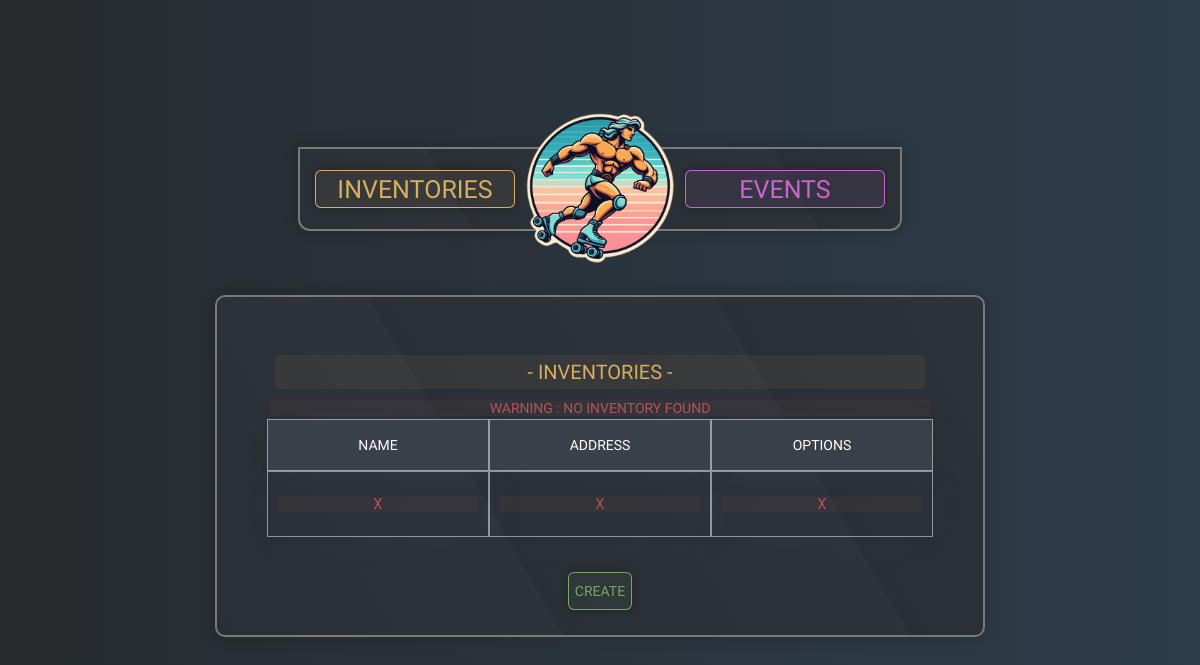
The app's page /Inventories/, older data.
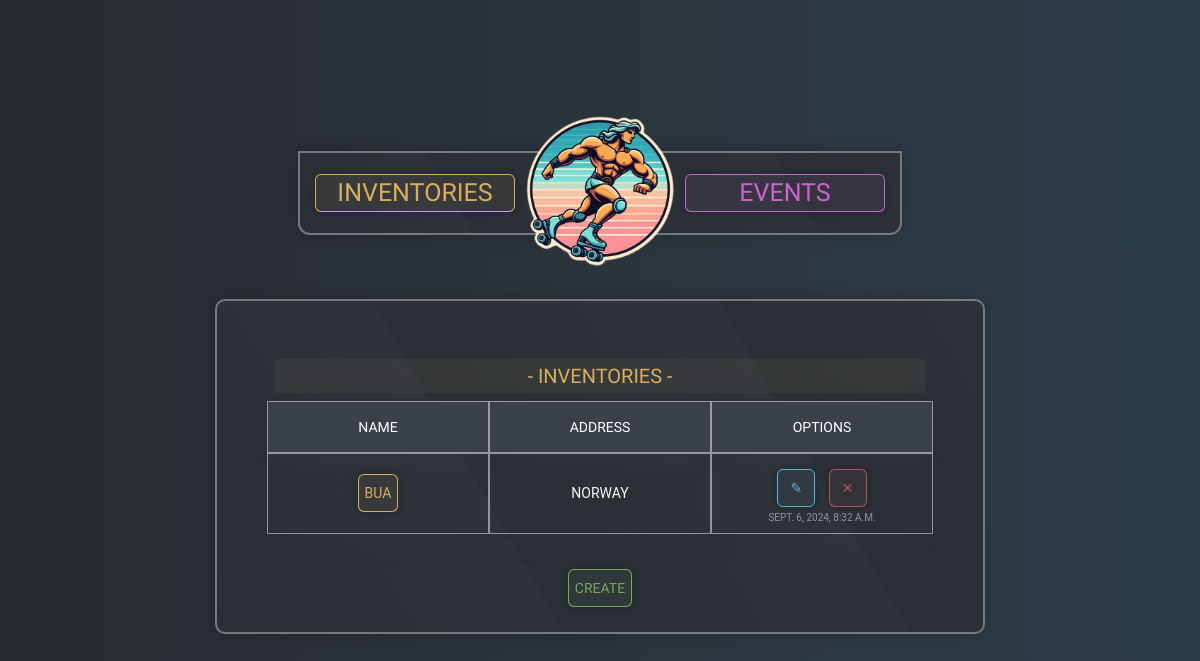
The same page, newer data.
### Inventory/models.py (models this page shows, shortened)
class Inventory(models.Model):
    name = models.CharField(max_length=50)
    address = models.CharField(max_length=255)
    last_updated = models.DateTimeField(auto_now=True)

### Inventory/views.py (the view)
# urls.py: path('Inventories/', views.List_Inventory, name='inventory-list'),
def List_Inventory(request):
    inventories = Inventory.objects.all()
    template = "Inventory/inventory_list.html"
    context = {
            'inventories' : inventories,
            'cancel': reverse_lazy('home'),
               }
    return render(request, template, context)

### Inventory/templates/Inventory/inventory_list.html (shortened to what this page needs)
{% extends 'Inventory/base.html' %}
{% block content %}
  <div class="scroll-table">
    <table>
      <caption>
        <h1 class="inventory">- Inventories -</h1>
      </caption>
      <thead>
          <tr>
              <th>Name</th>
              <th>Address</th>
              <th>Options</th>
          </tr>
      </thead>
      <tbody>
        {% for inventory in inventories %}
          <tr class="clickable-row" data-href="{% url 'inventory-detail' inventory.id %}">
            <td><a class="btn inventory" href="{% url 'inventory-detail' inventory.id %}">{{ inventory.name }}</a></td>
            <td>{{ inventory.address }}</td>
            <td>
              <div>
              <a class="btn update shake" href="{% url 'inventory-update' inventory.id %}" title="Update">&#9998;</a>
              <a class="btn danger shake" href="{% url 'inventory-delete' inventory.id %}" title="Delete">&#10005;</a>
            </div>
              <div class="small">
              {{ inventory.last_updated }}
             </div>
            </td>
          </tr>
        {% empty %}
              <td><p class="danger">X</p></td>
              <td><p class="danger">X</p></td>
              <td><p class="danger">X</p></td>
            </tbody>
            <caption class="danger">Warning : No Inventory Found</caption>
          </table>
        {% endfor %}
      </tbody>
    </table>
  </div>
  <a class="btn create" href="{% url 'inventory-create'%}">Create</a>
{% endblock %}

Row changes from the older to the newer data that the page shows:
added Inventory: name "BUA", address "NORWAY", last_updated "SEPT. 6, 2024, 8:32 A.M."
Text that changed along with them:
text no longer shown: "X X X WARNING : NO INVENTORY FOUND"
